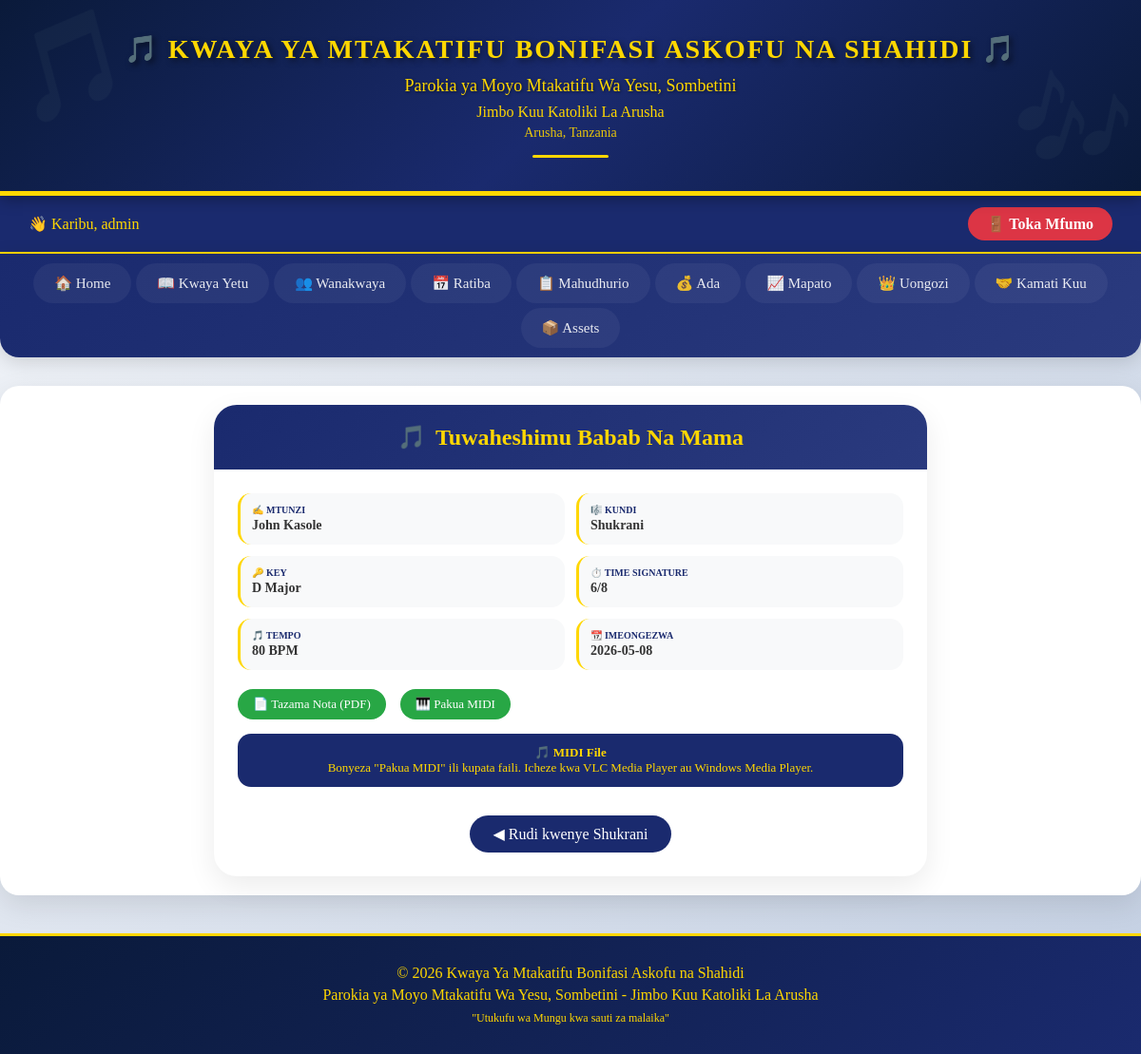
The page /ratiba/wimbo/2 (signed in) on the database its author committed.
### tables this page shows
CREATE TABLE nyimbo (
            id INTEGER PRIMARY KEY AUTOINCREMENT,
            jina TEXT NOT NULL,
            mtunzi TEXT,
            maneno TEXT,
            key TEXT,
            time_signature TEXT,
            tempo TEXT,
            kundi TEXT NOT NULL,
            nota_pdf TEXT,
            midi_file TEXT,
            tarehe_ongezwa DATE DEFAULT CURRENT_DATE
        );

### app.py (the view)
@app.route('/ratiba/wimbo/<int:id>')
def ratiba_view_wimbo(id):
    if 'user_id' not in session:
        return redirect(url_for('login'))
    with get_db() as conn:
        wimbo = conn.execute("SELECT * FROM nyimbo WHERE id = ?", (id,)).fetchone()
    return render_template('view_wimbo.html', wimbo=wimbo)

### app.py (called while the page is built)
def get_db():
    conn = sqlite3.connect(DATABASE)
    conn.row_factory = sqlite3.Row
    return conn

### templates/view_wimbo.html (shortened to what this page needs)
{% extends "base.html" %}
{% block content %}
<div class="detail-card">
    <div class="detail-header">
        <h1>
            <span>🎵</span> {{ wimbo.jina }}
        </h1>
    </div>
    <div class="detail-body">
        <div class="info-grid">
            <div class="info-item">
                <div class="info-label">✍️ Mtunzi</div>
                <div class="info-value">{{ wimbo.mtunzi or '-' }}</div>
            </div>
            <div class="info-item">
                <div class="info-label">🎼 Kundi</div>
                <div class="info-value">{{ wimbo.kundi }}</div>
            </div>
            <div class="info-item">
                <div class="info-label">🔑 Key</div>
                <div class="info-value">{{ wimbo.key or '-' }}</div>
            </div>
            <div class="info-item">
                <div class="info-label">⏱️ Time Signature</div>
                <div class="info-value">{{ wimbo.time_signature or '-' }}</div>
            </div>
            <div class="info-item">
                <div class="info-label">🎵 Tempo</div>
                <div class="info-value">{{ wimbo.tempo or '-' }}</div>
            </div>
            <div class="info-item">
                <div class="info-label">📆 Imeongezwa</div>
                <div class="info-value">{{ wimbo.tarehe_ongezwa or '-' }}</div>
            </div>
        </div>
        <div class="file-links">
            {% if wimbo.nota_pdf %}
            <a href="{{ url_for('static', filename='uploads/' + wimbo.nota_pdf) }}" target="_blank" class="file-link">📄 Tazama Nota (PDF)</a>
            {% endif %}
            {% if wimbo.midi_file %}
            <a href="{{ url_for('static', filename='uploads/' + wimbo.midi_file) }}" download class="file-link">🎹 Pakua MIDI</a>
            {% endif %}
        </div>
        {% if wimbo.midi_file %}
        <div class="midi-info">
            🎵 <strong>MIDI File</strong><br>
            Bonyeza "Pakua MIDI" ili kupata faili. Icheze kwa VLC Media Player au Windows Media Player.
        </div>
        {% endif %}
        <div style="text-align: center;">
            <a href="{{ url_for('ratiba_makundi_nyimbo', kundi=wimbo.kundi) }}" class="back-btn">◀ Rudi kwenye {{ wimbo.kundi }}</a>
        </div>
    </div>
</div>
{% endblock %}

### templates/base.html (shortened to what this page needs)
<!DOCTYPE html>
<html lang="sw">
<head>
</head>
<body>
    <div class="header">
        <h1>🎵 KWAYA YA MTAKATIFU BONIFASI ASKOFU NA SHAHIDI 🎵</h1>
        <h2>Parokia ya Moyo Mtakatifu Wa Yesu, Sombetini</h2>
        <h3>Jimbo Kuu Katoliki La Arusha</h3>
        <p>Arusha, Tanzania</p>
        <div class="gold-border"></div>
    </div>
    {% if session.user_id %}
    <div class="user-bar">
        <div class="user-welcome">👋 Karibu, {{ session.username }}</div>
        <a href="{{ url_for('logout') }}" class="logout-btn">🚪 Toka Mfumo</a>
    </div>
    <div class="nav">
        <ul class="nav-menu">
            <li><a href="{{ url_for('dashboard') }}">🏠 Home</a></li>
            <li class="dropdown">
                <a href="#">📖 Kwaya Yetu</a>
            </li>
            <li><a href="{{ url_for('wanakwaya') }}">👥 Wanakwaya</a></li>
            <li class="dropdown">
                <a href="#">📅 Ratiba</a>
            </li>
            <li><a href="#">📋 Mahudhurio</a></li>
            <li><a href="#">💰 Ada</a></li>
            <li><a href="#">📈 Mapato</a></li>
            <li><a href="#">👑 Uongozi</a></li>
            <li><a href="#">🤝 Kamati Kuu</a></li>
            <li><a href="#">📦 Assets</a></li>
        </ul>
    </div>
    {% endif %}
    <div class="container">
        {% block content %}{% endblock %}
    </div>
    <div class="footer">
        <p>© 2026 Kwaya Ya Mtakatifu Bonifasi Askofu na Shahidi</p>
        <p>Parokia ya Moyo Mtakatifu Wa Yesu, Sombetini - Jimbo Kuu Katoliki La Arusha</p>
        <p style="font-size: 12px; margin-top: 8px;">"Utukufu wa Mungu kwa sauti za malaika"</p>
    </div>
</body>
</html>

### templates/base.html (style rules this page uses)
* { margin: 0; padding: 0; box-sizing: border-box; }
body { font-family: 'Times New Roman', Times, serif; background: linear-gradient(135deg, #f5f7fa 0%, #c3cfe2 100%); min-height: 100vh; }
.header { background: linear-gradient(135deg, #0a1a3a 0%, #1a2a6e 50%, #0a1a3a 100%); padding: 35px 20px; text-align: center; border-bottom: 5px solid #FFD700; box-shadow: 0 4px 15px rgba(0,0,0,0.3); position: relative; overflow: hidden; }
.header::before { content: "🎵"; position: absolute; font-size: 100px; left: 10px; top: 10px; opacity: 0.1; transform: rotate(-15deg); }
.header::after { content: "🎶"; position: absolute; font-size: 100px; right: 10px; bottom: 10px; opacity: 0.1; transform: rotate(15deg); }
.header h1 { font-family: 'Times New Roman', Times, serif; font-size: 28px; font-weight: bold; color: #FFD700; text-shadow: 3px 3px 6px rgba(0,0,0,0.5); letter-spacing: 2px; margin-bottom: 12px; }
.header h2 { font-family: 'Times New Roman', Times, serif; font-size: 18px; color: #FFD700; font-weight: normal; text-shadow: 1px 1px 3px rgba(0,0,0,0.5); margin-bottom: 8px; }
.header h3 { font-family: 'Times New Roman', Times, serif; font-size: 16px; color: #FFD700; font-weight: normal; margin-bottom: 5px; }
.header p { font-family: 'Times New Roman', Times, serif; font-size: 14px; color: #FFD700; opacity: 0.9; }
.gold-border { width: 80px; height: 3px; background: #FFD700; margin: 15px auto 0; border-radius: 2px; }
.user-bar { background: #1a2a6e; padding: 12px 30px; display: flex; justify-content: space-between; align-items: center; flex-wrap: wrap; border-bottom: 2px solid #FFD700; }
.user-welcome { color: #FFD700; font-size: 16px; font-family: 'Times New Roman', Times, serif; }
.logout-btn { background: #dc3545; color: white; padding: 8px 20px; border-radius: 25px; text-decoration: none; font-weight: bold; transition: all 0.3s; }
.nav { background: linear-gradient(135deg, #1a2a6e 0%, #2a3a7e 100%); padding: 0; position: sticky; top: 0; z-index: 1000; box-shadow: 0 4px 20px rgba(0,0,0,0.15); border-radius: 0 0 20px 20px; }
.nav-menu { max-width: 1400px; margin: 0 auto; display: flex; justify-content: center; flex-wrap: wrap; list-style: none; gap: 5px; padding: 10px 20px; }
.nav-menu > li { position: relative; }
.nav-menu > li > a { display: block; color: rgba(255, 255, 255, 0.9); text-decoration: none; padding: 12px 22px; font-size: 15px; font-weight: 500; font-family: 'Times New Roman', Times, serif; transition: all 0.3s ease; border-radius: 50px; background: rgba(255, 255, 255, 0.05); }
.container { max-width: 1400px; margin: 30px auto; padding: 20px; background: white; border-radius: 20px; box-shadow: 0 10px 30px rgba(0,0,0,0.1); min-height: 500px; }
.footer { background: linear-gradient(135deg, #0a1a3a 0%, #1a2a6e 100%); color: #FFD700; text-align: center; padding: 25px; margin-top: 40px; border-top: 3px solid #FFD700; }
.footer p { margin: 5px 0; }

### templates/view_wimbo.html (style rules this page uses)
.detail-card { max-width: 750px; margin: 0 auto; background: white; border-radius: 24px; box-shadow: 0 10px 30px rgba(0,0,0,0.08); overflow: hidden; }
.detail-header { background: linear-gradient(135deg, #1a2a6e 0%, #2a3a7e 100%); padding: 20px 25px; text-align: center; }
.detail-header h1 { color: #FFD700; margin: 0; font-size: 24px; display: flex; align-items: center; justify-content: center; gap: 10px; }
.detail-body { padding: 25px; }
.info-grid { display: grid; grid-template-columns: repeat(2, 1fr); gap: 12px; margin-bottom: 20px; }
.info-item { background: #f8f9fa; padding: 12px; border-radius: 14px; border-left: 3px solid #FFD700; }
.info-label { font-size: 10px; text-transform: uppercase; color: #1a2a6e; font-weight: bold; margin-bottom: 3px; }
.info-value { font-size: 14px; font-weight: 600; color: #333; }
.file-links { display: flex; gap: 15px; flex-wrap: wrap; margin: 15px 0; }
.file-link { background: #28a745; color: white; padding: 8px 16px; border-radius: 30px; text-decoration: none; font-size: 13px; display: inline-flex; align-items: center; gap: 6px; }
.midi-info { background: #1a2a6e; color: #FFD700; padding: 12px 18px; border-radius: 14px; margin: 15px 0; text-align: center; font-size: 13px; }
.back-btn { background: #1a2a6e; color: white; padding: 10px 25px; border-radius: 40px; text-decoration: none; display: inline-block; margin-top: 15px; transition: all 0.2s; text-align: center; }

### rows shown on the page
nyimbo: jina "Tuwaheshimu Babab Na Mama", mtunzi "John Kasole", kundi "Shukrani", key "D Major", time_signature "6/8", tempo "80 BPM", tarehe_ongezwa "2026-05-08"

### other values the page prints
{{ session.username }} "admin"
